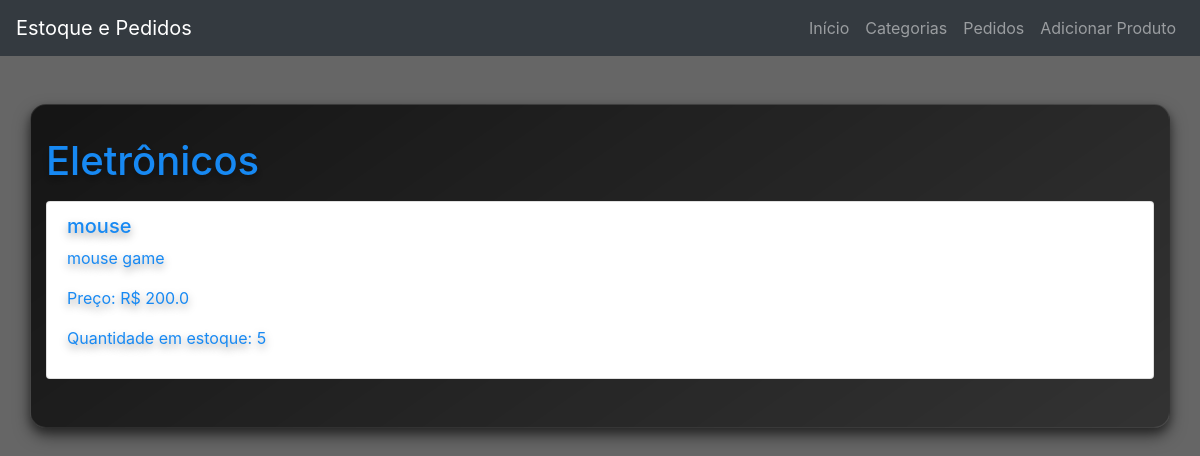
The page /category/1 on the database as committed earlier.
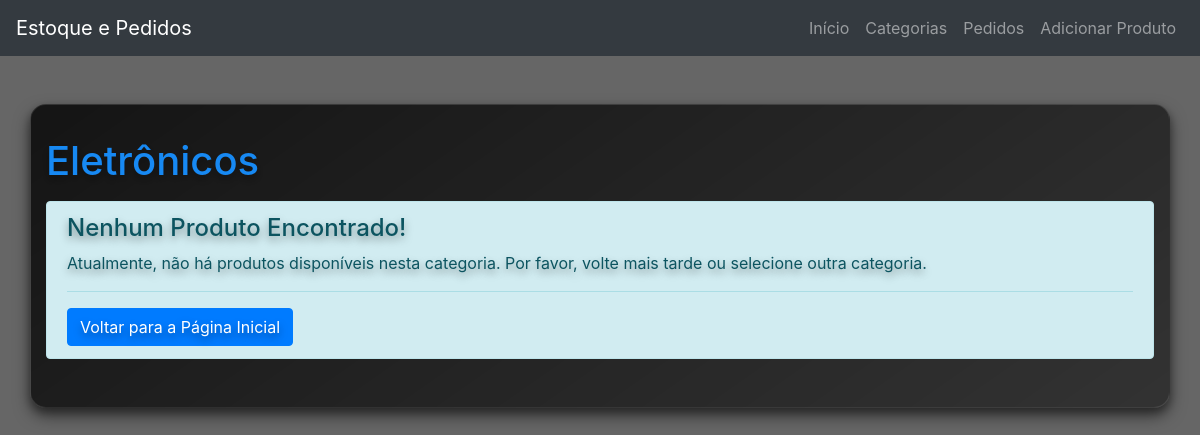
The same page on the database as committed later.
### app/models.py (models this page shows)
class Product(db.Model):
    __tablename__ = 'products'
    id = db.Column(db.Integer, primary_key=True)
    name = db.Column(db.String(100), nullable=False)
    description = db.Column(db.String(200))
    price = db.Column(db.Float, nullable=False)
    quantity_in_stock = db.Column(db.Integer, nullable=False)
    category_id = db.Column(db.Integer, db.ForeignKey('categories.id'), nullable=False)
    image_url = db.Column(db.String(255))
    ordered_items = db.relationship('OrderedItem', backref='product', cascade='all, delete-orphan')

### app/routes.py (the view)
@app.route('/category/<int:category_id>')
def category(category_id):
    try:
        category = Category.query.get_or_404(category_id)
        products = Product.query.filter_by(category_id=category_id).all()
        return render_template('category_products.html', category=category, products=products)
    except Exception as e:
        return f"Erro ao carregar a categoria: {e}", 500

### app/templates/category_products.html (shortened to what this page needs)
{% extends 'base.html' %}
{% block content %}
    <h1>{{ category.name }}</h1>
    {% if products %}
        <ul class="list-group mt-3">
            {% for product in products %}
            <li class="list-group-item">
                <h5>{{ product.name }}</h5>
                <p>{{ product.description }}</p>
                <p>Preço: R$ {{ product.price }}</p>
                <p>Quantidade em estoque: {{ product.quantity_in_stock }}</p>
            </li>
            {% endfor %}
        </ul>
    {% else %}
        <div class="alert alert-info mt-3" role="alert">
            <h4 class="alert-heading">Nenhum Produto Encontrado!</h4>
            <p>Atualmente, não há produtos disponíveis nesta categoria. Por favor, volte mais tarde ou selecione outra categoria.</p>
            <hr>
            <p class="mb-0">
                <a class="btn btn-primary" href="{{ url_for('index') }}">Voltar para a Página Inicial</a>
            </p>
        </div>
    {% endif %}
{% endblock %}

Rows that differ between the two databases and show on the page:
removed Product: name "mouse", description "mouse game", price "200.0", quantity_in_stock "5"
Other text that changed with them:
text now shown: "Nenhum Produto Encontrado! Atualmente, não há produtos disponíveis nesta categoria. Por favor, volte mais tarde ou selecione outra categoria. Voltar para a Página Inicial"
